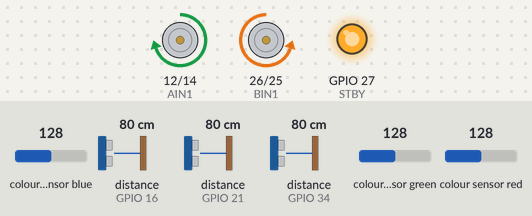
The sketch below on a simulated ESP32. Shown: motor-driver pin pairs drawn as motors (green arrow = first pin HIGH = forward, orange = second pin HIGH = backward, longer = more drive, scaled by the enable pin, stopped while the standby pin is LOW), output pins drawn as LEDs (lit = HIGH). Wiring (inferred from the names in the program): 3 × ultrasonic range finder: trigger GPIO 17, echo GPIO 16 / trigger GPIO 18, echo GPIO 34 / trigger GPIO 22, echo GPIO 21. Inputs (shaded band) come from the test bench; at power-on: distance to the obstacle (sensors on GPIO 21, GPIO 16, GPIO 34) 80 cm, colour sensor blue 128, colour sensor green 128, colour sensor red 128. The echo pulse lasts 58.3 µs per cm; random numbers use the default seed unless the sketch sets one; pins used as bus, display or sensor lines are not drawn; what the sketch prints to the serial monitor is not drawn.

Above: at 3.2 s.
3.3 s: distance to the obstacle (sensor on GPIO 21) set to 9 cm
At 4.5 s:
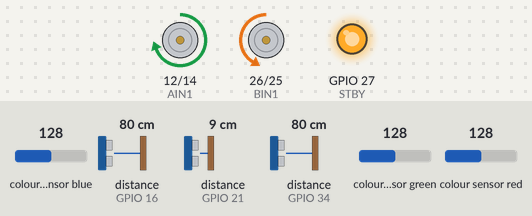
6.3 s: distance to the obstacle (sensor on GPIO 16) set to 2 cm
At 8.2 s:
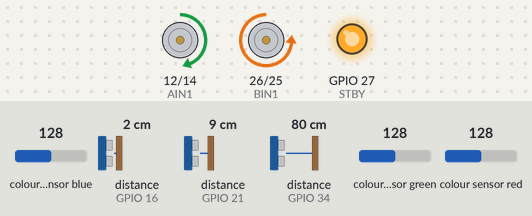
9.3 s: distance to the obstacle (sensor on GPIO 34) set to 9 cm
12.3 s: distance to the obstacle (sensor on GPIO 34) set to 83 cm
15.3 s: distance to the obstacle (sensor on GPIO 16) set to 250 cm
18.3 s: distance to the obstacle (sensor on GPIO 16) set to 6 cm
Timing chart, 0 to 22.3 s (numbered marks = the images above; inputs shaded):
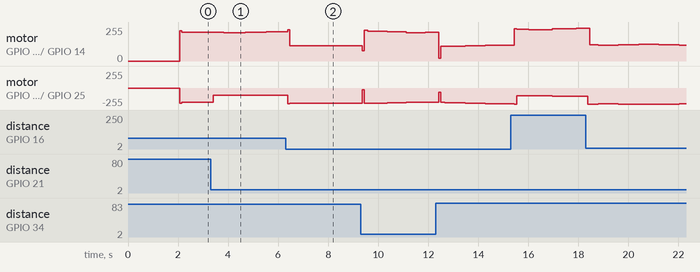

The sketch:

Robot1Jugador.ino
```cpp
#include <Wire.h>
#include <Adafruit_TCS34725.h>
#include <esp_now.h>
#include <WiFi.h>

// ─── PINES MOTORES (TB6612FNG) ────────────────────────
#define PWMA 13
#define AIN1 12
#define AIN2 14
#define PWMB 32
#define BIN1 26
#define BIN2 25
#define STBY 27

// ─── PINES ULTRASONIDOS ───────────────────────────────
const int TRIG_IZQ  = 17; const int ECHO_IZQ  = 16;
const int TRIG_CENT = 18; const int ECHO_CENT = 34;
const int TRIG_DER  = 22; const int ECHO_DER  = 21;

// ─── SENSOR COLOR TCS34725 ────────────────────────────
const int COLOR_INT = 35;
Adafruit_TCS34725 tcs = Adafruit_TCS34725(TCS34725_INTEGRATIONTIME_50MS, TCS34725_GAIN_4X);

// ─── NORMALIZACIÓN NN ─────────────────────────────────
const float X_MIN[9] = { 0.0f, 0.0f, 0.0f, 0.0f, 0.0f, 0.0f, 0.0f, 0.0f, 0.0f };
const float X_MAX[9] = { 326.7f, 370.7f, 429.4f, 234.7f, 339.5f, 395.2f, 1849.0f, 1008.0f, 805.0f };

// ─── PESOS CAPA 1 (9→12) ──────────────────────────────
const float W1[9][12] = {
  { 1.005823f, -0.815607f,  0.577965f,  0.313271f,  0.545100f, -1.183759f, -1.081539f,  0.101231f, -0.364387f,  0.733150f, -1.315404f, -0.687704f },
  { 0.748521f, -0.572753f,  1.491075f, -1.152886f, -1.360221f,  0.794736f, -0.863820f, -0.569753f,  1.460140f, -1.735379f, -0.789549f,  1.408094f },
  {-0.678845f,  0.817216f, -2.435160f,  0.334982f,  1.959602f, -0.364716f,  4.022729f, -1.071270f, -1.971540f,  1.978401f,  0.983011f, -4.114726f },
  {-0.933778f,  0.969292f, 10.871201f, -9.276482f, 10.105311f,-10.968744f,-11.756814f,  0.465063f,-10.454165f, 10.520631f,-11.889908f,  1.939801f },
  {-0.503037f,  0.668362f, 12.317353f, -8.884113f, 11.586618f,-11.436604f,-11.283238f,  0.164965f,-11.500468f, 11.078697f,-12.261329f,  2.908277f },
  {-0.717122f,  0.885246f, 10.953985f, -8.780297f, 10.454718f,-11.169803f,-10.873724f, -0.266044f,-10.912119f, 10.997339f,-10.999943f,  4.155910f },
  {-8.719503f,  8.424869f,  3.069640f,  7.035437f,  1.013482f, -1.867741f, -0.135516f,  9.789619f, -0.912426f,  1.227475f,  3.724462f,-11.038841f },
  {-10.005598f, 9.596388f,  7.106573f,  4.252138f, -1.617121f, -0.298039f,  1.164054f, 10.223232f,  1.318834f, -1.321644f,  3.307976f, -8.986072f },
  {-10.199025f,10.012968f,  7.807174f,  2.799011f, -2.228036f, -1.136594f,  0.708384f, 10.289812f,  1.401762f, -1.598476f,  1.806483f, -8.277536f }
};
const float BIAS1[12] = { 0.640483f,-0.693225f,-0.719822f,-0.547216f, 0.297862f, 0.828719f, 0.119187f,-0.448577f,-0.147602f, 0.108630f,-0.123247f, 0.247207f };

// ─── PESOS CAPA 2 (12→4) ──────────────────────────────
const float W2[12][4] = {
  { 3.058809f,  4.068694f, -2.748021f, -6.033177f },
  {-3.757207f, -4.266846f,  1.394397f,  3.484326f },
  {-7.186811f,  1.363811f, -0.608394f,  3.569252f },
  {-0.171885f, -3.397344f,  2.850711f, -0.684319f },
  { 0.000357f,  2.595394f, -3.802498f,  2.143354f },
  { 2.989235f, -1.501108f,  2.577510f, -4.511124f },
  { 2.988691f, -4.700216f,  2.079373f, -1.442839f },
  {-3.377712f, -3.050286f,  1.636486f,  1.971505f },
  { 0.538099f, -2.299687f,  3.716113f, -2.987345f },
  {-0.383471f,  2.694342f, -4.027016f,  2.624729f },
  { 1.753034f, -4.403143f,  3.045432f, -1.439449f },
  { 0.298115f,  4.544530f, -4.818734f, -1.957475f }
};
const float BIAS2[4] = { -0.139407f, 0.702186f, -0.504691f, -0.376316f };

// ─── ESP-NOW ──────────────────────────────────────────
// ⚠️ Cambia esta MAC por la que imprima el portero en su Serial Monitor
uint8_t macPortero[] = {0xD4, 0xE9, 0xF4, 0xAB, 0x3D, 0x18};

typedef struct {
  int8_t  direccion;   // -1=izq, 0=centro, 1=der
  uint8_t estado;      // 0=BUSCAR,1=ATACAR,2=PELEAR,3=EVITAR
  float   distCentro;
} MensajeJugador;

MensajeJugador msgJ;
bool espnowListo = false;

void setupESPNow() {
  WiFi.mode(WIFI_STA);
  WiFi.disconnect();
  delay(2000);
  Serial.print("MAC Jugador: ");
  Serial.println(WiFi.macAddress());

  if (esp_now_init() != ESP_OK) {
    Serial.println("ESP-NOW init FALLO");
    return;
  }
  esp_now_peer_info_t peer;
  memset(&peer, 0, sizeof(peer));
  memcpy(peer.peer_addr, macPortero, 6);
  peer.channel = 0;
  peer.encrypt = false;
  if (esp_now_add_peer(&peer) != ESP_OK) {
    Serial.println("ESP-NOW add peer FALLO");
    return;
  }
  espnowListo = true;
  Serial.println("ESP-NOW OK");
}

void enviarAlPortero(int dir, int est, float dc) {
  if (!espnowListo) return;
  msgJ.direccion  = (int8_t)dir;
  msgJ.estado     = (uint8_t)est;
  msgJ.distCentro = dc;
  esp_now_send(macPortero, (uint8_t*)&msgJ, sizeof(msgJ));
}

// ─── ESTADO ───────────────────────────────────────────
enum Estado { BUSCAR, ATACAR, PELEAR, EVITAR };
Estado estadoActual = BUSCAR;

float d_izq, d_cent, d_der;
float p_izq, p_cent, p_der;
uint16_t colorR, colorG, colorB, colorC;

// ─── PSO / GA ─────────────────────────────────────────
float pso_vel = 0.5f, pso_pBest = 0.5f, pso_gBest = 0.5f;
const float PSO_W=0.7f, PSO_C1=1.5f, PSO_C2=1.5f;
float genes[3]     = { 0.6f, 0.8f, 0.5f };
float fitness_acum = 0.0f;
int   generacion   = 0;
uint32_t t_buscar  = 0;
int   fase_buscar  = 0;

// ─── NN ───────────────────────────────────────────────
float sigmoid_fn(float x) { return 1.0f / (1.0f + expf(-x)); }

int clasificar(float di, float dc, float dd,
               float vi, float vc, float vd,
               float cr, float cg, float cb,
               float* probs) {
  float inp[9] = { di, dc, dd, vi, vc, vd, cr, cg, cb };
  for (int i = 0; i < 9; i++) {
    float rng = X_MAX[i] - X_MIN[i];
    if (rng < 0.001f) rng = 1.0f;
    inp[i] = constrain((inp[i] - X_MIN[i]) / rng, 0.0f, 1.0f);
  }
  float h[12];
  for (int j = 0; j < 12; j++) {
    float s = BIAS1[j];
    for (int i = 0; i < 9; i++) s += inp[i] * W1[i][j];
    h[j] = sigmoid_fn(s);
  }
  float out[4], mx = -1e9f, sx = 0;
  for (int k = 0; k < 4; k++) {
    float s = BIAS2[k];
    for (int j = 0; j < 12; j++) s += h[j] * W2[j][k];
    out[k] = s;
    if (s > mx) mx = s;
  }
  int best = 0;
  for (int k = 0; k < 4; k++) { out[k] = expf(out[k]-mx); sx += out[k]; }
  for (int k = 0; k < 4; k++) { probs[k] = out[k]/sx; if (probs[k]>probs[best]) best=k; }
  return best;
}

// ─── SENSORES ─────────────────────────────────────────
float medirDistancia(int trg, int ech) {
  digitalWrite(trg, LOW);  delayMicroseconds(2);
  digitalWrite(trg, HIGH); delayMicroseconds(10);
  digitalWrite(trg, LOW);
  long dur = pulseIn(ech, HIGH, 30000);
  return (dur == 0) ? 0.0f : (dur * 0.0343f) / 2.0f;
}

void leerSensores() {
  p_izq=d_izq; p_cent=d_cent; p_der=d_der;
  d_izq  = medirDistancia(TRIG_IZQ,  ECHO_IZQ);
  d_cent = medirDistancia(TRIG_CENT, ECHO_CENT);
  d_der  = medirDistancia(TRIG_DER,  ECHO_DER);
  tcs.getRawData(&colorR, &colorG, &colorB, &colorC);
}

// ─── MOTORES ──────────────────────────────────────────
void moverMotorA(int speed) {
  if      (speed > 0) { digitalWrite(AIN1, HIGH); digitalWrite(AIN2, LOW);  }
  else if (speed < 0) { digitalWrite(AIN1, LOW);  digitalWrite(AIN2, HIGH); speed = -speed; }
  else                { digitalWrite(AIN1, LOW);  digitalWrite(AIN2, LOW);  speed = 0; }
  ledcWrite(PWMA, constrain(speed, 0, 255));
}

void moverMotorB(int speed) {
  if      (speed > 0) { digitalWrite(BIN1, LOW);  digitalWrite(BIN2, HIGH); }
  else if (speed < 0) { digitalWrite(BIN1, HIGH); digitalWrite(BIN2, LOW);  speed = -speed; }
  else                { digitalWrite(BIN1, LOW);  digitalWrite(BIN2, LOW);  speed = 0; }
  ledcWrite(PWMB, constrain(speed, 0, 255));
}

void mover(int sA, int sB) { moverMotorA(sA); moverMotorB(sB); }

// ─── SETUP ────────────────────────────────────────────
void setup() {
  Serial.begin(115200);

  // ESP-NOW primero (necesita WiFi antes de Wire)
  setupESPNow();

  Wire.begin(19, 23);
  pinMode(COLOR_INT, INPUT);
  pinMode(STBY, OUTPUT);
  digitalWrite(STBY, HIGH);
  pinMode(AIN1, OUTPUT); pinMode(AIN2, OUTPUT);
  pinMode(BIN1, OUTPUT); pinMode(BIN2, OUTPUT);
  ledcAttach(PWMA, 1000, 8);
  ledcAttach(PWMB, 1000, 8);
  pinMode(TRIG_IZQ,  OUTPUT); pinMode(ECHO_IZQ,  INPUT);
  pinMode(TRIG_CENT, OUTPUT); pinMode(ECHO_CENT, INPUT);
  pinMode(TRIG_DER,  OUTPUT); pinMode(ECHO_DER,  INPUT);

  if (tcs.begin()) Serial.println("TCS34725 OK");
  else { Serial.println("TCS34725 ERROR - revisar SDA=19 SCL=23"); while(1); }

  mover(0, 0);
  Serial.println("JUGADOR listo.");
}

// ─── LOOP ─────────────────────────────────────────────
void loop() {
  leerSensores();

  float var_i = fabsf(d_izq  - p_izq);
  float var_c = fabsf(d_cent - p_cent);
  float var_d = fabsf(d_der  - p_der);

  float probs[4];
  int clase = clasificar(d_izq, d_cent, d_der,
                         var_i, var_c, var_d,
                         (float)colorR, (float)colorG, (float)colorB,
                         probs);

  // Transición de estado
  if (probs[clase] > 0.65f) {
    if      (clase == 0) estadoActual = EVITAR;
    else if (clase == 1) estadoActual = ATACAR;
    else if (clase == 2) estadoActual = ATACAR;
    else if (clase == 3) estadoActual = PELEAR;
  } else {
    estadoActual = BUSCAR;
  }

  switch (estadoActual) {

    case ATACAR: {
      int vel = (int)(180 + genes[2] * 75);
      if      (d_cent > 0 && d_cent < 40)                 mover(vel, vel);
      else if (d_izq > 0 && d_izq < d_der && d_izq < 60) mover(vel/2, vel);
      else if (d_der > 0 && d_der < d_izq && d_der < 60) mover(vel, vel/2);
      else                                                 mover(vel, vel);
      fitness_acum += genes[0] * 5.0f;
      break;
    }

    case PELEAR:
      mover((int)(200+genes[2]*55), (int)(200+genes[2]*55));
      break;

    case EVITAR:
      mover(-200, -200); delay(300);
      if (d_izq >= d_der) mover(200, -200);
      else                mover(-200, 200);
      delay(400);
      mover(0, 0);
      estadoActual = BUSCAR;
      break;

    case BUSCAR: {
      float r1 = (float)random(100)/100.0f;
      float r2 = (float)random(100)/100.0f;
      pso_vel = PSO_W*pso_vel + PSO_C1*r1*(pso_pBest-pso_vel) + PSO_C2*r2*(pso_gBest-pso_vel);
      pso_vel = constrain(pso_vel, 0.3f, 1.0f);

      uint32_t ahora = millis();
      if (ahora - t_buscar > (uint32_t)(600 + pso_vel*300)) {
        t_buscar    = ahora;
        fase_buscar = (fase_buscar + 1) % 3;
      }
      int vb = (int)(pso_vel * 220);
      if      (fase_buscar == 0) mover(vb, vb);
      else if (fase_buscar == 1) mover(vb, vb/3);
      else                       mover(vb/3, vb);
      break;
    }
  }

  // ─── GA ───────────────────────────────────────────────
  generacion++;
  if (generacion % 10 == 0) {
    for (int i = 0; i < 3; i++) {
      float mut = (float)(random(200)-100)/1000.0f;
      genes[i] = constrain(genes[i]+mut, 0.1f, 1.0f);
    }
  }
  if (probs[clase] > 0.75f && (clase == 2 || clase == 3)) {
    fitness_acum += genes[1]*10.0f;
    genes[1]  = constrain(genes[1]+0.02f, 0.1f, 1.0f);
    pso_pBest = pso_vel;
  }
  if (probs[clase] > 0.75f && clase == 0) fitness_acum -= 2.0f;

  // ─── ENVIAR POSICIÓN AL PORTERO ───────────────────────
  // Determina en qué lado está el objeto de interés
  int dirEnviar = 0;
  if      (d_izq  > 0 && d_izq  < d_der && d_izq  < d_cent && d_izq  < 80) dirEnviar = -1; // izq
  else if (d_der  > 0 && d_der  < d_izq && d_der  < d_cent && d_der  < 80) dirEnviar =  1; // der
  // centro o indefinido → 0
  enviarAlPortero(dirEnviar, (int)estadoActual, d_cent);

  // ─── DEBUG ────────────────────────────────────────────
  const char* nombres[] = { "PARED","OPONENTE","BALON_LIBRE","BALON_DISPUTADO" };
  const char* estados[] = { "BUSCAR","ATACAR","PELEAR","EVITAR" };
  Serial.printf("[NN:%s %.0f%%] EST:%s | IZQ:%.1f CENT:%.1f DER:%.1f | pso:%.2f fit:%.1f | →PORTERO dir=%d\n",
                nombres[clase], probs[clase]*100,
                estados[estadoActual],
                d_izq, d_cent, d_der, pso_vel, fitness_acum,
                dirEnviar);
  delay(20);
}
```
